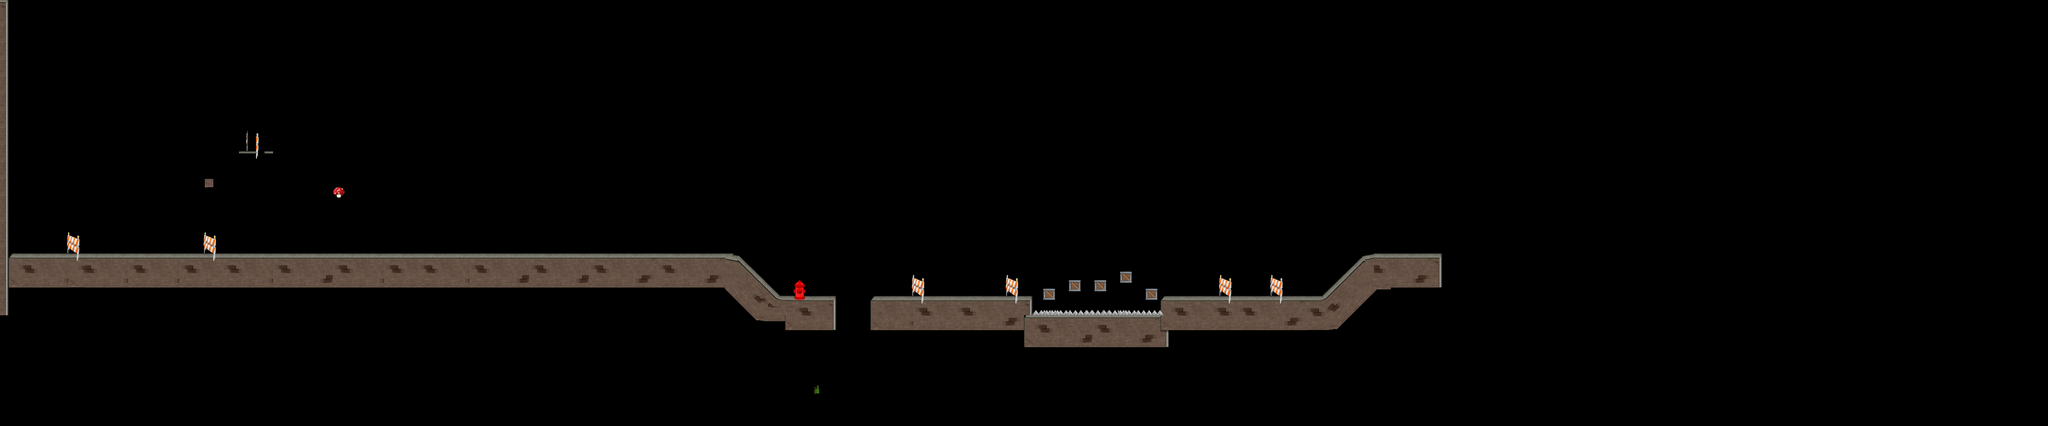

The image is a tile-based game level rendered from a .tmx file. Its description and source (layers, tilesets, objects; grid data summarised) follow:
An orthogonal 240x50 tile map with 32x32 px tiles, 8 tile layers (sea, red, noncollision, noncollision2, ...), 5 tilesets and 58 objects.

<map version="1.0" orientation="orthogonal" width="240" height="50" tilewidth="32" tileheight="32">
 <tileset firstgid="1" name="gameart" tilewidth="32" tileheight="32">
  <image source="gameart.png" width="664" height="328" />
 </tileset>
 <tileset firstgid="201" name="tilesettoen" tilewidth="32" tileheight="32">
  <image source="tilesettoen.png" width="481" height="187" />
 </tileset>
 <tileset firstgid="276" name="tilesettown5" tilewidth="32" tileheight="32">
  <image source="tilesettown5.png" width="600" height="600" />
 </tileset>
 <tileset firstgid="600" name="barrierroad" tilewidth="32" tileheight="32">
  <image source="barrierroad.png" width="547" height="480" />
 </tileset>
 <tileset firstgid="855" name="tilesetflip5" tilewidth="32" tileheight="32">
  <image source="tilesetflip5.png" width="600" height="600" />
 </tileset>
 <layer name="sea" width="240" height="50" opacity="0.67">
  <data>[12000 cells, 4 non-empty, 4 distinct tile ids]</data>
 </layer>
 <layer name="red" width="240" height="50">
  <data>[12000 cells, 679 non-empty, 59 distinct tile ids]</data>
 </layer>
 <layer name="noncollision" width="240" height="50">
  <data>[12000 cells, 196 non-empty, 55 distinct tile ids]</data>
 </layer>
 <layer name="noncollision2" width="240" height="50">
  <data>[12000 cells, 113 non-empty, 111 distinct tile ids]</data>
 </layer>
 <layer name="slopedown" width="240" height="50">
  <data>[12000 cells, 12 non-empty, 10 distinct tile ids]</data>
 </layer>
 <layer name="slope" width="240" height="50">
  <data>[12000 cells, 13 non-empty, 13 distinct tile ids]</data>
 </layer>
 <layer name="noncollision3" width="240" height="50">
  <data>[12000 cells, 112 non-empty, 32 distinct tile ids]</data>
 </layer>
 <layer name="thorns" width="240" height="50">
  <data>[12000 cells, 16 non-empty, 4 distinct tile ids]</data>
 </layer>
 <objectgroup name="crystals" width="240" height="50">
  <object x="2881" y="988">
   <ellipse />
  </object>
  <object x="2857" y="1004">
   <ellipse />
  </object>
  <object x="2905" y="1005">
   <ellipse />
  </object>
  <object x="2882" y="1018">
   <ellipse />
  </object>
  <object x="2931" y="1024">
   <ellipse />
  </object>
  <object x="2910" y="1038">
   <ellipse />
  </object>
  <object x="3929" y="1054">
   <ellipse />
  </object>
  <object x="4129" y="1023">
   <ellipse />
  </object>
  <object x="4221" y="996">
   <ellipse />
  </object>
  <object x="4317" y="1063">
   <ellipse />
  </object>
  <object x="4786" y="1011">
   <ellipse />
  </object>
  <object x="4527" y="1005">
   <ellipse />
  </object>
  <object x="5024" y="957">
   <ellipse />
  </object>
  <object x="5051" y="980">
   <ellipse />
  </object>
  <object x="4997" y="975">
   <ellipse />
  </object>
  <object x="5026" y="1000">
   <ellipse />
  </object>
  <object x="4974" y="999">
   <ellipse />
  </object>
  <object x="5000" y="1023">
   <ellipse />
  </object>
  <object x="1369" y="910">
   <ellipse />
  </object>
  <object x="1646" y="912">
   <ellipse />
  </object>
  <object x="1898" y="920">
   <ellipse />
  </object>
  <object x="2190" y="887">
   <ellipse />
  </object>
  <object x="2560" y="912">
   <ellipse />
  </object>
  <object x="2791" y="944">
   <ellipse />
  </object>
  <object x="282" y="860">
   <ellipse />
  </object>
  <object x="664" y="883">
   <ellipse />
  </object>
  <object x="713" y="885">
   <ellipse />
  </object>
  <object x="667" y="912">
   <ellipse />
  </object>
  <object x="712" y="924">
   <ellipse />
  </object>
  <object x="980" y="881">
   <ellipse />
  </object>
 </objectgroup>
 <objectgroup name="balls" width="240" height="50">
  <object x="537" y="894">
   <ellipse />
  </object>
  <object x="1803" y="886">
   <ellipse />
  </object>
  <object x="1551" y="890">
   <ellipse />
  </object>
  <object x="1269" y="893">
   <ellipse />
  </object>
  <object x="1952" y="871">
   <ellipse />
  </object>
  <object x="2356" y="885">
   <ellipse />
  </object>
  <object x="2778" y="857">
   <ellipse />
  </object>
 </objectgroup>
 <objectgroup name="theend" width="240" height="50">
  <object x="5221" y="833" width="117" height="89" />
 </objectgroup>
 <objectgroup name="enemies" width="240" height="50">
  <object x="3609" y="1066">
   <ellipse />
  </object>
  <object x="4664" y="1067">
   <ellipse />
  </object>
 </objectgroup>
 <objectgroup name="ropes" width="240" height="50">
  <object x="1230" y="778">
   <ellipse />
  </object>
  <object x="1123" y="1012">
   <ellipse />
  </object>
  <object x="1489" y="779">
   <ellipse />
  </object>
  <object x="1376" y="1032">
   <ellipse />
  </object>
  <object x="1753" y="775">
   <ellipse />
  </object>
  <object x="1637" y="1047">
   <ellipse />
  </object>
  <object x="2122" y="771">
   <ellipse />
  </object>
  <object x="2126" y="1035">
   <ellipse />
  </object>
  <object x="2352" y="783">
   <ellipse />
  </object>
  <object x="2348" y="1012">
   <ellipse />
  </object>
  <object x="2641" y="772">
   <ellipse />
  </object>
  <object x="2603" y="1009">
   <ellipse />
  </object>
  <object x="4437" y="936">
   <ellipse />
  </object>
  <object x="397" y="786">
   <ellipse />
  </object>
 </objectgroup>
 <objectgroup name="hearts" width="240" height="50">
  <object x="4030" y="1021">
   <ellipse />
  </object>
 </objectgroup>
 <objectgroup name="shields" width="240" height="50">
  <object x="788" y="839">
   <ellipse />
  </object>
 </objectgroup>
 <objectgroup name="garbage" width="240" height="50">
  <object x="3349" y="1080">
   <ellipse />
  </object>
  <object x="4913" y="1056">
   <ellipse />
  </object>
 </objectgroup>
</map>
